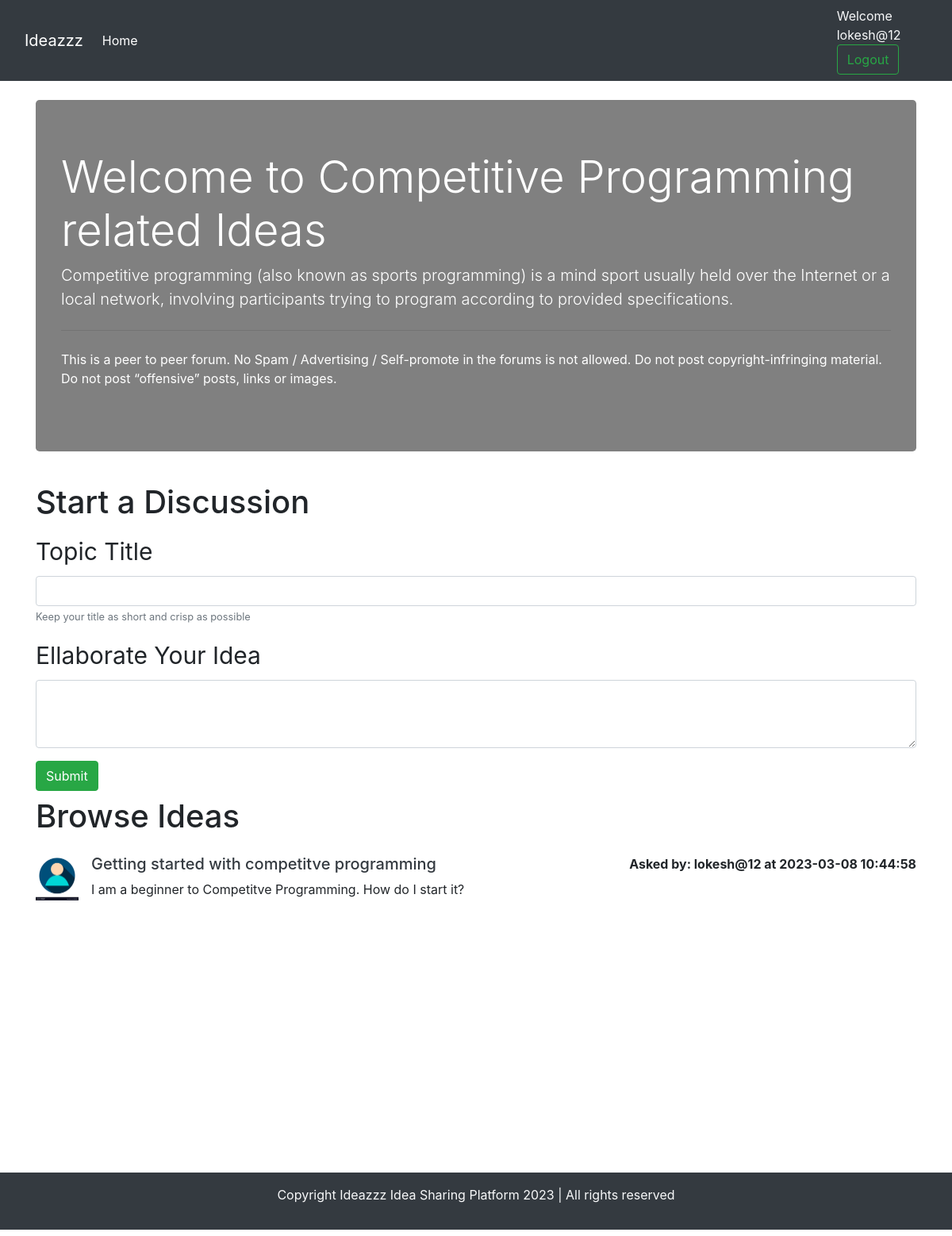
The page /threadlist.php?catid=1 (signed in) on the database its author committed.
### tables this page shows
CREATE TABLE `categories` (
  `category_id` int(8) NOT NULL,
  `category_name` varchar(255) NOT NULL,
  `category_description` text NOT NULL,
  `creation_time` datetime NOT NULL DEFAULT current_timestamp()
);

CREATE TABLE `threads` (
  `thread_id` int(11) NOT NULL,
  `thread_title` varchar(255) NOT NULL,
  `thread_desc` text NOT NULL,
  `thread_cat_id` int(7) NOT NULL,
  `thread_user_id` int(7) NOT NULL,
  `timestamp` datetime NOT NULL DEFAULT current_timestamp()
);

CREATE TABLE `users` (
  `sno` int(8) NOT NULL,
  `user_email` varchar(30) NOT NULL,
  `user_pass` varchar(255) NOT NULL,
  `timestamp` datetime NOT NULL DEFAULT current_timestamp()
);

### threadlist.php (the view, shortened to what this page needs)
<!doctype html>
<html lang="en">
<head>
    <link rel="stylesheet" href="https://stackpath.bootstrapcdn.com/bootstrap/4.5.0/css/bootstrap.min.css"
>
</head>
<body>
    <?php include 'partials/_dbconnect.php';?>
    <?php include 'partials/_header.php';?>
    <?php
    $id = $_GET['catid'];
    $sql = "SELECT * FROM `categories` WHERE category_id=$id";
    $result = mysqli_query($conn, $sql);
    while($row = mysqli_fetch_assoc($result)){
        $catname = $row['category_name'];
        $catdesc = $row['category_description'];
    }
    ?>
    <div class="container my-4">
        <div class="jumbotron" style="background-color:grey">
            <h1 class=" display-4" style="color:white">Welcome to <?php echo $catname;?> related Ideas</h1>
            <p class="lead" style="color:white"> <?php echo $catdesc;?></p>
            <hr class="my-4">
            <p style="color:white">This is a peer to peer forum. No Spam / Advertising / Self-promote in the forums is
                not allowed. Do
                not
                post copyright-infringing material. Do not post “offensive” posts, links or images.</p>
        </div>
    </div>
    <?php
    if(isset($_SESSION['loggedin']) && $_SESSION['loggedin']==true){
    echo '<div class="container">
            <h1 class="py-2">Start a Discussion</h1>
            <form action="'. $_SERVER["REQUEST_URI"] . '" method="post">
                <div class="form-group">
                    <label for="exampleInputEmail1" style="font-size:30px">Topic Title</label>
                    <input type="text" class="form-control" id="title" name="title" aria-describedby="emailHelp">
                    <small id="emailHelp" class="form-text text-muted" >Keep your title as short and crisp as
                        possible</small>
                </div>
                <input type="hidden" name="sno" value="'. $_SESSION["sno"]. '">
                <div class="form-group">
                    <label for="exampleFormControlTextarea1" style="font-size:30px">Ellaborate Your Idea</label>
                    <textarea class="form-control" id="desc" name="desc" rows="3"></textarea>
                </div>
                <button type="submit" class="btn btn-success">Submit</button>
            </form>
        </div>';
    }
    ?>
    <div class=" container mb-5" id="ques">
        <h1 class="py-2">Browse Ideas</h1>
        <?php
    $id = $_GET['catid'];
    $sql = "SELECT * FROM `threads` WHERE thread_cat_id=$id";
    $result = mysqli_query($conn, $sql);
    while($row = mysqli_fetch_assoc($result)){
        $id = $row['thread_id'];
        $title = $row['thread_title'];
        $desc = $row['thread_desc'];
        $thread_time = $row['timestamp'];
        $thread_user_id = $row['thread_user_id'];
        $sql2 = "SELECT user_email FROM `users` WHERE sno='$thread_user_id'";
        $result2 = mysqli_query($conn, $sql2);
        $row2 = mysqli_fetch_assoc($result2);
        echo '<div class="media my-3">
            <img src="images/userdefault.png" width="54px" class="mr-3" alt="...">
            <div class="media-body">'.
             '<h5 class="mt-0"> <a class="text-dark" href="thread.php?threadid=' . $id. '">'. $title . ' </a></h5>
                '. $desc . ' </div>'.'<div class="font-weight-bold my-0"> Asked by: '. $row2['user_email'] . ' at '. $thread_time. '</div>'.
        '</div>';
        }
    ?>
    </div>
    <?php include 'partials/_footer.php';?>
</body>
</html>

### threadlist.php (style rules this page uses)
#ques { min-height: 433px; }

### rows shown on the page
categories: category_name "Competitive Programming", category_description "Competitive programming (also known as sports programming) is a mind sport usually held over the Internet or a local network, involving participants trying to program according to provided specifications."
threads: thread_title "Getting started with competitve programming", thread_desc "I am a beginner to Competitve Programming. How do I start it?", users.user_email "lokesh@12", timestamp "2023-03-08 10:44:58"

### other values the page prints
$_SESSION['useremail'] "lokesh@12"
